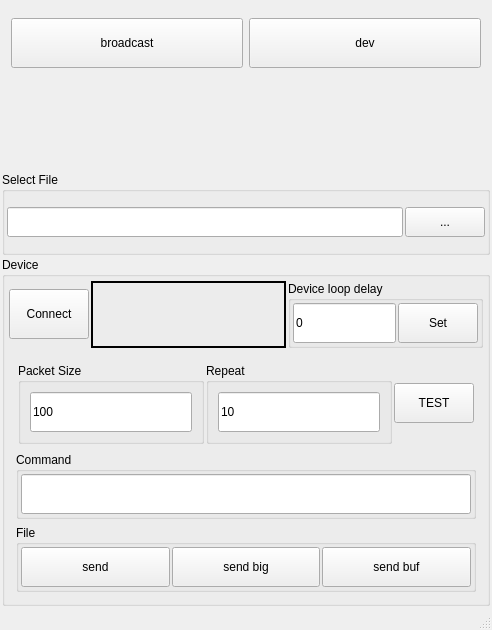
<?xml version="1.0" encoding="UTF-8"?>
<ui version="4.0">
 <class>MainWindow</class>
 <widget class="QMainWindow" name="MainWindow">
  <property name="geometry">
   <rect>
    <x>0</x>
    <y>0</y>
    <width>492</width>
    <height>630</height>
   </rect>
  </property>
  <property name="windowTitle">
   <string>MainWindow</string>
  </property>
  <widget class="QWidget" name="centralwidget">
   <layout class="QVBoxLayout" name="verticalLayout">
    <property name="spacing">
     <number>2</number>
    </property>
    <property name="leftMargin">
     <number>2</number>
    </property>
    <property name="topMargin">
     <number>2</number>
    </property>
    <property name="rightMargin">
     <number>2</number>
    </property>
    <property name="bottomMargin">
     <number>2</number>
    </property>
    <item>
     <widget class="QWidget" name="widget_dev" native="true">
      <layout class="QHBoxLayout" name="horizontalLayout_7">
       <item>
        <widget class="QPushButton" name="pushButton_broadcast">
         <property name="minimumSize">
          <size>
           <width>0</width>
           <height>50</height>
          </size>
         </property>
         <property name="text">
          <string>broadcast</string>
         </property>
        </widget>
       </item>
       <item>
        <widget class="QPushButton" name="pushButton_dev">
         <property name="minimumSize">
          <size>
           <width>0</width>
           <height>50</height>
          </size>
         </property>
         <property name="text">
          <string>dev</string>
         </property>
        </widget>
       </item>
      </layout>
     </widget>
    </item>
    <item>
     <widget class="DiscoverListForm" name="widget_discoverList" native="true"/>
    </item>
    <item>
     <widget class="QGroupBox" name="groupBox_file_select">
      <property name="title">
       <string>Select File</string>
      </property>
      <layout class="QHBoxLayout" name="horizontalLayout">
       <property name="spacing">
        <number>2</number>
       </property>
       <property name="leftMargin">
        <number>2</number>
       </property>
       <property name="topMargin">
        <number>2</number>
       </property>
       <property name="rightMargin">
        <number>2</number>
       </property>
       <property name="bottomMargin">
        <number>2</number>
       </property>
       <item>
        <widget class="QLineEdit" name="lineEdit_file">
         <property name="minimumSize">
          <size>
           <width>0</width>
           <height>30</height>
          </size>
         </property>
        </widget>
       </item>
       <item>
        <widget class="QPushButton" name="pushButton_browse">
         <property name="minimumSize">
          <size>
           <width>0</width>
           <height>30</height>
          </size>
         </property>
         <property name="text">
          <string>...</string>
         </property>
        </widget>
       </item>
      </layout>
     </widget>
    </item>
    <item>
     <widget class="QGroupBox" name="groupBox_device">
      <property name="enabled">
       <bool>true</bool>
      </property>
      <property name="title">
       <string>Device</string>
      </property>
      <layout class="QVBoxLayout" name="verticalLayout_2">
       <property name="spacing">
        <number>2</number>
       </property>
       <property name="leftMargin">
        <number>2</number>
       </property>
       <property name="topMargin">
        <number>2</number>
       </property>
       <property name="rightMargin">
        <number>2</number>
       </property>
       <property name="bottomMargin">
        <number>2</number>
       </property>
       <item>
        <widget class="QWidget" name="widget_2" native="true">
         <layout class="QHBoxLayout" name="horizontalLayout_3" stretch="0,5,5">
          <property name="spacing">
           <number>2</number>
          </property>
          <property name="leftMargin">
           <number>2</number>
          </property>
          <property name="topMargin">
           <number>2</number>
          </property>
          <property name="rightMargin">
           <number>2</number>
          </property>
          <property name="bottomMargin">
           <number>2</number>
          </property>
          <item>
           <widget class="QPushButton" name="pushButton_connect">
            <property name="enabled">
             <bool>true</bool>
            </property>
            <property name="minimumSize">
             <size>
              <width>0</width>
              <height>50</height>
             </size>
            </property>
            <property name="text">
             <string>Connect</string>
            </property>
            <property name="checkable">
             <bool>true</bool>
            </property>
           </widget>
          </item>
          <item>
           <widget class="QLabel" name="label_ip">
            <property name="frameShape">
             <enum>QFrame::Panel</enum>
            </property>
            <property name="lineWidth">
             <number>2</number>
            </property>
            <property name="text">
             <string/>
            </property>
           </widget>
          </item>
          <item>
           <widget class="QGroupBox" name="groupBox">
            <property name="title">
             <string>Device loop delay</string>
            </property>
            <layout class="QHBoxLayout" name="horizontalLayout_2">
             <property name="spacing">
              <number>2</number>
             </property>
             <property name="leftMargin">
              <number>2</number>
             </property>
             <property name="topMargin">
              <number>2</number>
             </property>
             <property name="rightMargin">
              <number>2</number>
             </property>
             <property name="bottomMargin">
              <number>2</number>
             </property>
             <item>
              <widget class="QLineEdit" name="lineEdit_delay">
               <property name="minimumSize">
                <size>
                 <width>0</width>
                 <height>40</height>
                </size>
               </property>
               <property name="text">
                <string>0</string>
               </property>
              </widget>
             </item>
             <item>
              <widget class="QPushButton" name="pushButton_delay">
               <property name="minimumSize">
                <size>
                 <width>0</width>
                 <height>40</height>
                </size>
               </property>
               <property name="text">
                <string>Set</string>
               </property>
              </widget>
             </item>
            </layout>
           </widget>
          </item>
         </layout>
        </widget>
       </item>
       <item>
        <widget class="QWidget" name="widget_tcp_test" native="true">
         <layout class="QVBoxLayout" name="verticalLayout_3">
          <item>
           <widget class="QWidget" name="widget_transfer_test" native="true">
            <layout class="QHBoxLayout" name="horizontalLayout_6">
             <property name="spacing">
              <number>2</number>
             </property>
             <property name="leftMargin">
              <number>2</number>
             </property>
             <property name="topMargin">
              <number>2</number>
             </property>
             <property name="rightMargin">
              <number>2</number>
             </property>
             <property name="bottomMargin">
              <number>2</number>
             </property>
             <item>
              <widget class="QGroupBox" name="groupBox_2">
               <property name="title">
                <string>Packet Size</string>
               </property>
               <layout class="QHBoxLayout" name="horizontalLayout_4">
                <item>
                 <widget class="QLineEdit" name="lineEdit_transfer">
                  <property name="minimumSize">
                   <size>
                    <width>0</width>
                    <height>40</height>
                   </size>
                  </property>
                  <property name="text">
                   <string>100</string>
                  </property>
                 </widget>
                </item>
               </layout>
              </widget>
             </item>
             <item>
              <widget class="QGroupBox" name="groupBox_3">
               <property name="title">
                <string>Repeat</string>
               </property>
               <layout class="QHBoxLayout" name="horizontalLayout_5">
                <item>
                 <widget class="QLineEdit" name="lineEdit_repeat">
                  <property name="minimumSize">
                   <size>
                    <width>0</width>
                    <height>40</height>
                   </size>
                  </property>
                  <property name="text">
                   <string>10</string>
                  </property>
                 </widget>
                </item>
               </layout>
              </widget>
             </item>
             <item>
              <widget class="QPushButton" name="pushButton_test">
               <property name="minimumSize">
                <size>
                 <width>0</width>
                 <height>40</height>
                </size>
               </property>
               <property name="text">
                <string>TEST</string>
               </property>
              </widget>
             </item>
            </layout>
           </widget>
          </item>
          <item>
           <widget class="QGroupBox" name="groupBox_command">
            <property name="title">
             <string>Command</string>
            </property>
            <layout class="QHBoxLayout" name="horizontalLayout_8">
             <property name="spacing">
              <number>2</number>
             </property>
             <property name="leftMargin">
              <number>2</number>
             </property>
             <property name="topMargin">
              <number>2</number>
             </property>
             <property name="rightMargin">
              <number>2</number>
             </property>
             <property name="bottomMargin">
              <number>2</number>
             </property>
             <item>
              <widget class="QLineEdit" name="lineEdit_command">
               <property name="minimumSize">
                <size>
                 <width>0</width>
                 <height>40</height>
                </size>
               </property>
              </widget>
             </item>
            </layout>
           </widget>
          </item>
          <item>
           <widget class="QGroupBox" name="groupBox_file">
            <property name="title">
             <string>File</string>
            </property>
            <layout class="QHBoxLayout" name="horizontalLayout_9">
             <property name="spacing">
              <number>2</number>
             </property>
             <property name="leftMargin">
              <number>2</number>
             </property>
             <property name="topMargin">
              <number>2</number>
             </property>
             <property name="rightMargin">
              <number>2</number>
             </property>
             <property name="bottomMargin">
              <number>2</number>
             </property>
             <item>
              <widget class="QPushButton" name="pushButton_send_file">
               <property name="minimumSize">
                <size>
                 <width>0</width>
                 <height>40</height>
                </size>
               </property>
               <property name="text">
                <string>send</string>
               </property>
              </widget>
             </item>
             <item>
              <widget class="QPushButton" name="pushButton_send_big_file">
               <property name="minimumSize">
                <size>
                 <width>0</width>
                 <height>40</height>
                </size>
               </property>
               <property name="text">
                <string>send big</string>
               </property>
              </widget>
             </item>
             <item>
              <widget class="QPushButton" name="pushButton_send_buffer">
               <property name="minimumSize">
                <size>
                 <width>0</width>
                 <height>40</height>
                </size>
               </property>
               <property name="text">
                <string>send buf</string>
               </property>
              </widget>
             </item>
            </layout>
           </widget>
          </item>
         </layout>
        </widget>
       </item>
      </layout>
     </widget>
    </item>
   </layout>
  </widget>
  <widget class="QMenuBar" name="menubar">
   <property name="geometry">
    <rect>
     <x>0</x>
     <y>0</y>
     <width>492</width>
     <height>29</height>
    </rect>
   </property>
  </widget>
  <widget class="QStatusBar" name="statusbar"/>
 </widget>
 <customwidgets>
  <customwidget>
   <class>DiscoverListForm</class>
   <extends>QWidget</extends>
   <header>discoverlistform.h</header>
   <container>1</container>
  </customwidget>
 </customwidgets>
 <resources/>
 <connections/>
</ui>
